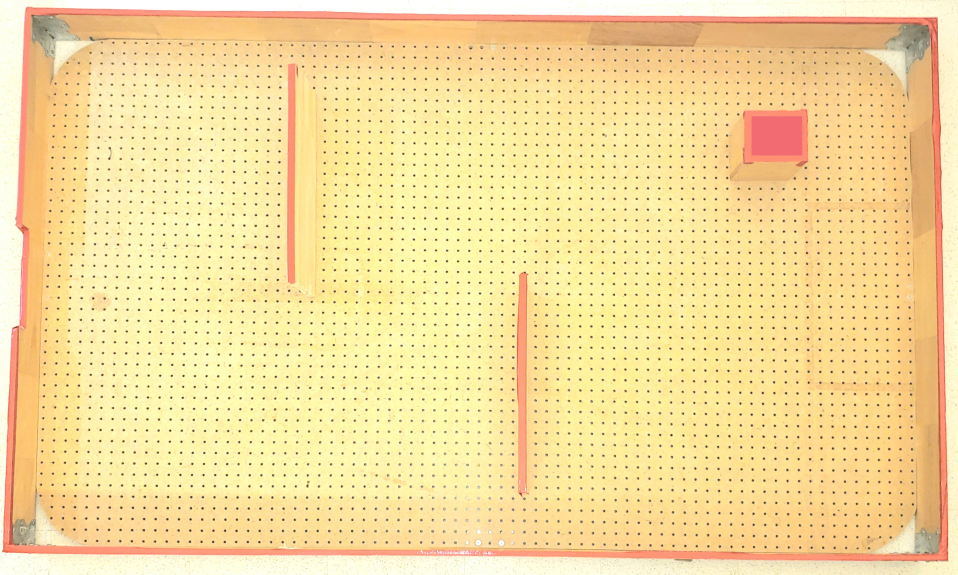
#> input picture examples/images/input_image_filled.jpg, 3830 x 2298 px (shown at 1/4 size)
$ python image_proc.py
#> lines starting #> are read from the running program, lines starting #| are printed output that depends on the picture; after the words box and inside, x2 and y2 are one past the last pixel; in counts of white or black regions, pixels touching at a corner belong together; long printed decimals are rounded
#!/localdisk/python3-venv/bin/python
import cv2
import matplotlib.pyplot as plt
import numpy as np

def canny(image):
	gray = cv2.cvtColor(image,cv2.COLOR_RGB2GRAY)
	blur = cv2.GaussianBlur(gray, (5,5), 0)
	canny = cv2.Canny(blur, 50, 150)
	return canny

def display_line(image, lines):
	line_image = np.zeros_like(image)
	if lines is not None:
		for line in lines:
			line = np.round(line,0)
			x1, y1, x2, y2 = line.reshape(4)
			cv2.line(line_image, (int(x1),int(y1)), (int(x2),int(y2)), (255, 255, 255), 10)
	return line_image

def average_slope_intercept(image, lines):
	left_border = []
	right_border = []
	top_border = []
	bottom_border = []
	obstacles = []

	for line in lines:
		x1, y1, x2, y2 = line.reshape(4)
		if y1 <= 20:
			top_border.append(line)
		elif y1 >= 500:
			bottom_border.append(line)
		elif x1 <= 20:
			left_border.append(line)
		elif x1 >= 900:
			right_border.append(line)
		else:
			obstacles.append(line)

	left_border_average = np.average(left_border, axis=0)
	left_border_average[0][1] = 0
	left_border_average[0][3] = image.shape[0]

	right_border_average = np.average(right_border, axis=0)
	right_border_average[0][1] = 0
	right_border_average[0][3] = image.shape[0]

	top_border_average = np.average(top_border, axis=0)
	top_border_average[0][0] = 0
	top_border_average[0][2] = image.shape[1]

	bottom_border_average = np.average(bottom_border, axis=0)
	bottom_border_average[0][0] = 0
	bottom_border_average[0][2] = image.shape[1]

	left_line = make_coordinates(image, left_border_average)
	right_line = make_coordinates(image, right_border_average)
	top_line = make_coordinates(image, top_border_average)
	bottom_line = make_coordinates(image, bottom_border_average)

	obstacle_lines = np.array([])
	for line in obstacles:
		obstacle_lines = np.append(obstacle_lines, make_coordinates(image, line), axis=0)

	obstacle_lines = obstacle_lines.reshape((int(obstacle_lines.shape[0]/4),4))
	cleaned_lines = np.array([left_line, right_line, top_line, bottom_line])
	cleaned_lines= np.append(cleaned_lines, obstacle_lines, axis=0)
	print(cleaned_lines)
	print(obstacle_lines)
	return cleaned_lines

def make_coordinates(image, line):
	x1, y1, x2, y2 = line.reshape(4)
	return np.array([x1, y1, x2, y2])

image = cv2.imread("images/input_image_filled.jpg")
#> image is the input picture: shape (2298, 3830, 3); mean B, G, R 156.3, 220.5, 247.2
image = cv2.resize(image, (960, 540))
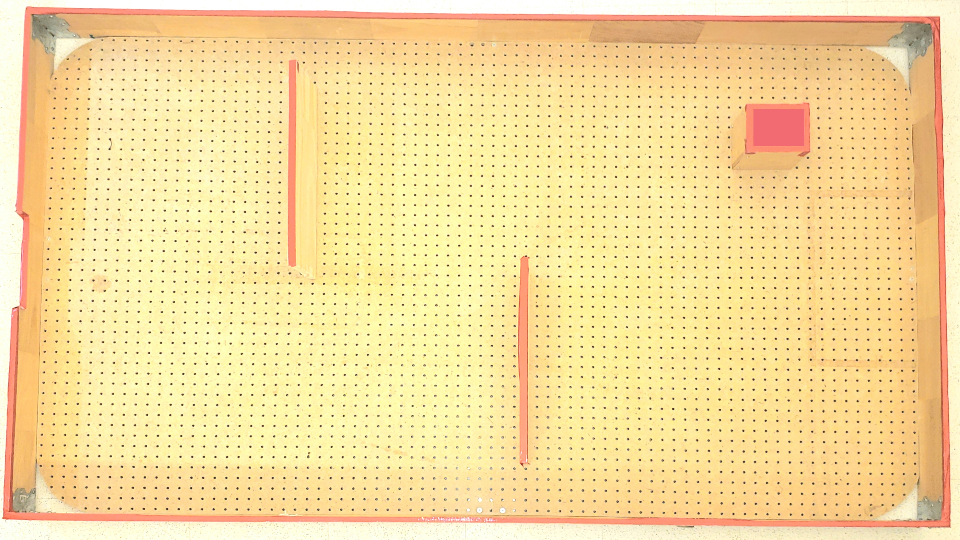
#> image: shape (540, 960, 3); mean B, G, R 156.2, 220.4, 247.1
lane_image = np.copy(image)
canny = canny(lane_image)
#> in canny, `gray = cv2.cvtColor(image,cv2.COLOR_RGB2GRAY)`:
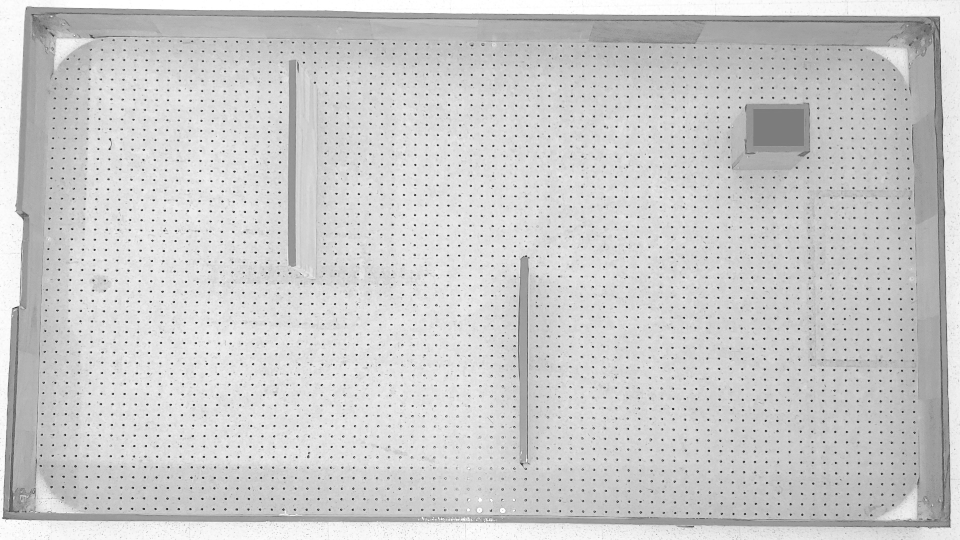
#> gray: shape (540, 960); min 39, max 255, mean 204.3
#> in canny, `canny = cv2.Canny(blur, 50, 150)`:
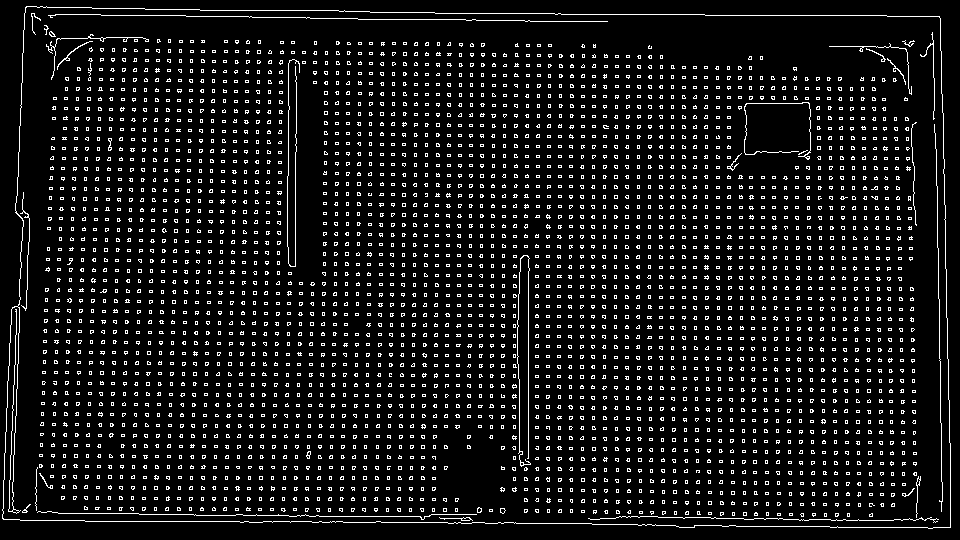
#> canny: shape (540, 960); 8.4% white in thin lines or dots

#extract red channel
red_channel = image[:,:,2]
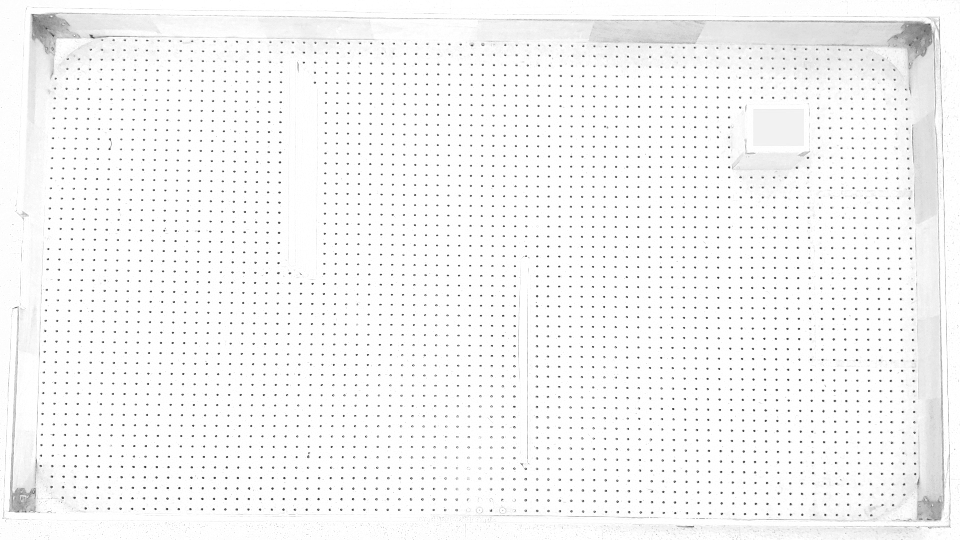
#> red_channel: shape (540, 960); min 56, max 255, mean 247.1

#Houghline to show only borders
lines = cv2.HoughLinesP(canny, 2, np.pi/180, 100, np.array([]), minLineLength=50, maxLineGap=5)
#> lines = 25 rows, first 6: [831, 520, 893, 520], [395, 19, 451, 19], [705, 15, 886, 15], [309, 516, 429, 516], [528, 464, 528, 256], [58, 513, 138, 513]
averaged_lines = average_slope_intercept(lane_image,lines)
#> the loop in average_slope_intercept, `for line in lines:` made 25 passes
#> (x1, y1, x2, y2) on passes 1 to 12: (831, 520, 893, 520), (395, 19, 451, 19), (705, 15, 886, 15), (309, 516, 429, 516), (528, 464, 528, 256), (58, 513, 138, 513), (295, 266, 295, 152), (555, 14, 704, 14), (287, 246, 287, 176), (943, 113, 944, 204), (15, 432, 19, 307), (778, 519, 836, 519)
#> after the loop in average_slope_intercept, `for line in lines:`: bottom_border = [[[831, 520, 893, 520]], [[309, 516, 429, 516]], [[58, 513, 138, 513]], [[778, 519, 836, 519]], [[592, 524, 675, 525]], [[85, 521, 248, 521]], [[343, 522, 394, 522]], [[759, 526, 815, 526]], [[538, 523, 591, 523]]]; left_border = [[[15, 432, 19, 307]], [[10, 468, 13, 396]], [[7, 399, 11, 309]]]; obstacles = [[[528, 464, 528, 256]], [[295, 266, 295, 152]], [[287, 246, 287, 176]], [[21, 106, 24, 13]], [[288, 175, 288, 65]]]; right_border = [[[943, 113, 944, 204]], [[941, 481, 941, 423]], [[945, 238, 946, 317]]]; top_border = [[[395, 19, 451, 19]], [[705, 15, 886, 15]], [[555, 14, 704, 14]], [[126, 15, 239, 16]], [[452, 19, 583, 21]]]
#> in average_slope_intercept, `left_border_average = np.average(left_border, axis=0)`: left_border_average = [[10.67, 433, 14.33, 337.3]]
#> in average_slope_intercept, `right_border_average = np.average(right_border, axis=0)`: right_border_average = [[943, 277.3, 943.7, 314.7]]
#> in average_slope_intercept, `top_border_average = np.average(top_border, axis=0)`: top_border_average = [[446.6, 16.4, 572.6, 17]]
#> in average_slope_intercept, `bottom_border_average = np.average(bottom_border, axis=0)`: bottom_border_average = [[477, 520.4, 557.7, 520.6]]
#> in make_coordinates, `x1, y1, x2, y2 = line.reshape(4)`: x1 = 10.67; y1 = 0; x2 = 14.33; y2 = 540
#> in average_slope_intercept, `left_line = make_coordinates(image, left_border_average)`: left_line = [10.67, 0, 14.33, 540]
#> in average_slope_intercept, `right_line = make_coordinates(image, right_border_average)`: right_line = [943, 0, 943.7, 540]
#> in average_slope_intercept, `top_line = make_coordinates(image, top_border_average)`: top_line = [0, 16.4, 960, 17]
#> in average_slope_intercept, `bottom_line = make_coordinates(image, bottom_border_average)`: bottom_line = [0, 520.4, 960, 520.6]
#> the loop in average_slope_intercept, `for line in obstacles:` made 5 passes
#> (x1 in make_coordinates, y1 in make_coordinates, x2 in make_coordinates, y2 in make_coordinates, obstacle_lines) on passes 2 to 3: (295, 266, 295, 152, [528, 464, 528, 256, 295, 266, 295, 152]), (287, 246, 287, 176, [528, 464, 528, 256, 295, 266, 295, 152, 287, 246, 287, 176])
#> after the loop in average_slope_intercept, `for line in obstacles:`: obstacle_lines = 20 values, max 528 at index 0, min 13 at index 15, mean 238
#> in average_slope_intercept, `obstacle_lines = obstacle_lines.reshape((int(obstacle_lines.shape[0]/4..`: obstacle_lines = [[528, 464, 528, 256], [295, 266, 295, 152], [287, 246, 287, 176], [21, 106, 24, 13], [288, 175, 288, 65]]
#> in average_slope_intercept, `cleaned_lines = np.array([left_line, right_line, top_line, bottom_line])`: cleaned_lines = [[10.67, 0, 14.33, 540], [943, 0, 943.7, 540], [0, 16.4, 960, 17], [0, 520.4, 960, 520.6]]
#> in average_slope_intercept, `cleaned_lines= np.append(cleaned_lines, obstacle_lines, axis=0)`: cleaned_lines = [[10.67, 0, 14.33, 540], [943, 0, 943.7, 540], [0, 16.4, 960, 17], [0, 520.4, 960, 520.6], [528, 464, 528, 256], [295, 266, 295, 152], [287, 246, 287, 176], [21, 106, 24, 13], [288, 175, 288, 65]]
#| [[ 10.667   0.          14.333 540.        ]
#|  [943.           0.         943.667 540.        ]
#|  [  0.          16.4        960.          17.        ]
#|  [  0.         520.444 960.         520.556]
#|  [528.         464.         528.         256.        ]
#|  [295.         266.         295.         152.        ]
#|  [287.         246.         287.         176.        ]
#|  [ 21.         106.          24.          13.        ]
#|  [288.         175.         288.          65.        ]]
#| [[528. 464. 528. 256.]
#|  [295. 266. 295. 152.]
#|  [287. 246. 287. 176.]
#|  [ 21. 106.  24.  13.]
#|  [288. 175. 288.  65.]]
#> averaged_lines has the same summary as cleaned_lines in average_slope_intercept

#line_image = display_line(lane_image, averaged_lines)
line_image = display_line(lane_image, lines)
#> the loop in display_line, `for line in lines:` made 25 passes
#> after the loop in display_line, `for line in lines:`:
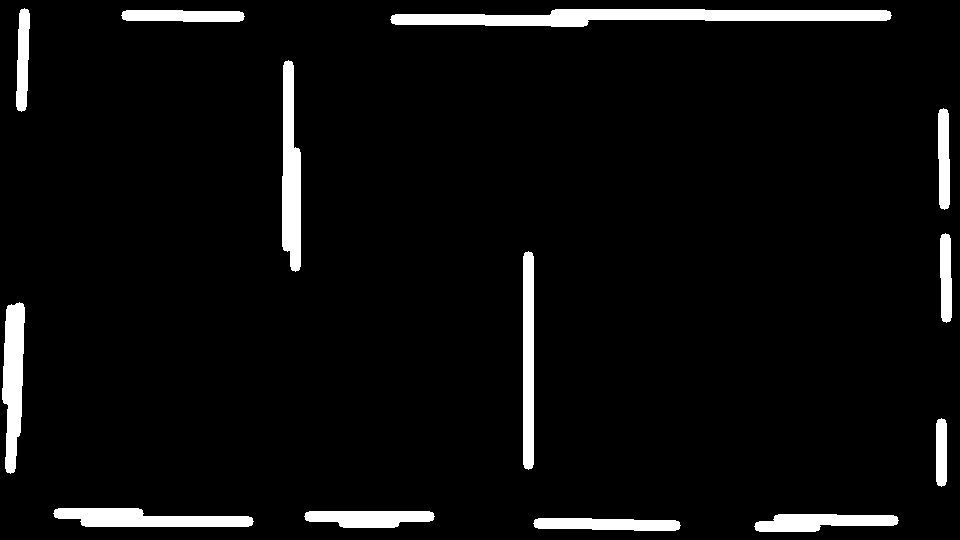
#> line_image: shape (540, 960, 3); 5.2% white; 13 white regions, largest, box (x1, y1, x2, y2) and area: (390, 9, 892, 27) 5733, (282, 60, 301, 272) 3080, (2, 302, 25, 474) 2792

# [8 lines of commented-out code are left out]
plt.imshow(red_channel)
plt.show()

#save image
#cv2.imwrite('maps/sample_map.png',line_image)
